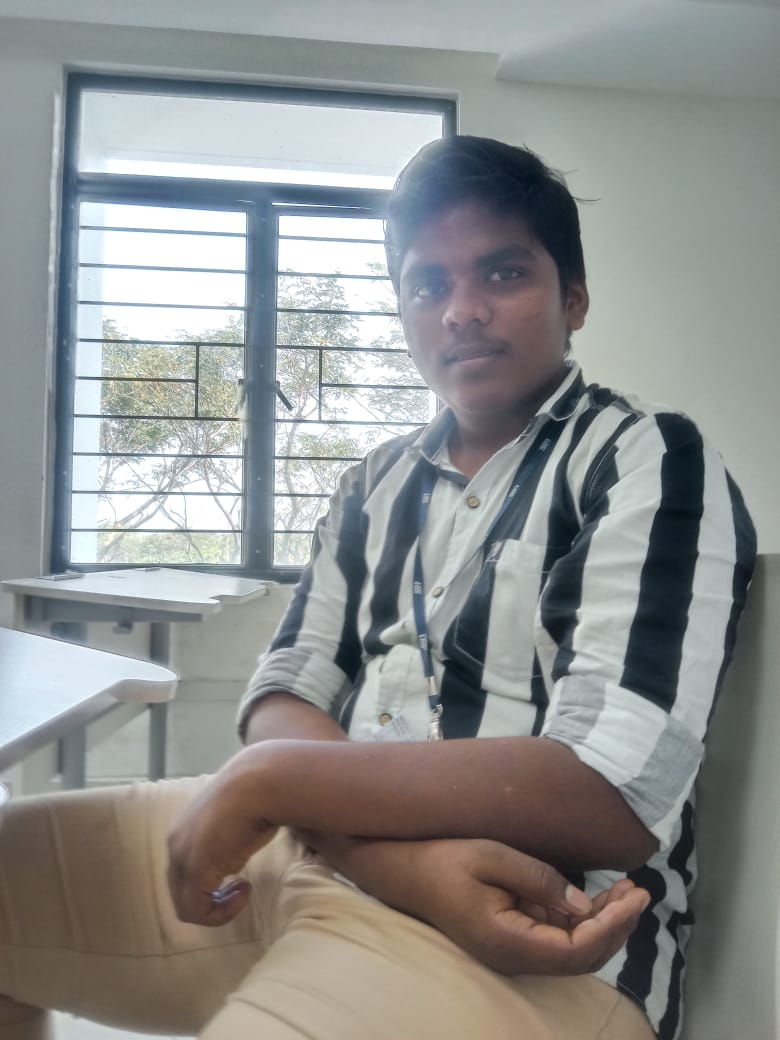
#> input picture inp/saravana.jpg, 780 x 1040 px; its folder holds only this picture in this run
$ python main.py
#> lines starting #> are read from the running program, lines starting #| are printed output that depends on the picture
### grayscale_converter.py
import cv2

def convert_to_grayscale(img_path, output_path):
    """
    This will convert color image to grayscale, so it wil be ezy to process :)
    """
    img = cv2.imread(img_path)
    if img is None:
        print(f"Error: Could not load image {img_path}")
        return False

    # this pic ain't got no color fr
    if len(img.shape) == 2:
        print(f"Image {img_path} is already grayscale")

        cv2.imwrite(output_path, img)
    else:
        # ok converting now
        gray = cv2.cvtColor(img, cv2.COLOR_BGR2GRAY)
        cv2.imwrite(output_path, gray)

    print(f"Grayscale image saved: {output_path}")
    return True

# please test me
# [3 lines that do not run on import are left out]

### negative.py
import cv2

def create_negative_image(img_path, output_path):
    """
    Creating negative image from input image
    """
    img = cv2.imread(img_path)
    if img is None:
        print(f"Error: Could not load image {img_path}")
        return False

    if len(img.shape) == 2:
        gray = img
    else:
        # we dont have to work with three R G B
        gray = cv2.cvtColor(img, cv2.COLOR_BGR2GRAY)


    negative_gray = 255 - gray


    cv2.imwrite(output_path, negative_gray)
    print(f"Negative image saved: {output_path}")
    return True

# Please test me
# [5 lines that do not run on import are left out]

### HistEqualization.py
import cv2

def histogram_equalization(img_path, output_path):
    """
    Applying histogram equalization to input image
    please use only grayscale images for this
    """
    img = cv2.imread(img_path)
    if img is None:
        print(f"Error: Could not load image {img_path}")
        return False

    # Check if image is already grayscale or convert to grayscale
    if len(img.shape) == 2:
        # Already grayscale
        gray = img
    else:
        gray = cv2.cvtColor(img, cv2.COLOR_BGR2GRAY)

    height, width = gray.shape

    # creating the  histogram
    hist = {}
    for y in range(height):
        for x in range(width):
            pixel_value = int(gray[y, x])
            hist[pixel_value] = hist.get(pixel_value, 0) + 1

    total_pixels = height * width

    # Normalizing the histogram
    n_hist = {k: v / total_pixels for k, v in hist.items()}

    # Calculatethat  CDF
    cdf = {}
    cumulative = 0.0
    for i in range(256):
        prob = n_hist.get(i, 0)
        cumulative += prob
        cdf[i] = cumulative

    cdf_min = min([v for v in cdf.values() if v > 0])
    #applying the s formula
    new_dic = {}
    for key in range(256):
        new_dic[key] = int(((cdf[key] - cdf_min) / (1 - cdf_min)) * 255 + 0.5) #anyway cdf_max is always 1 so we dont need to calculate it ig

    # Applying histogram equalization
    for y in range(height):
        for x in range(width):
            gray[y, x] = new_dic[int(gray[y, x])]

    # Saving the equalized image
    cv2.imwrite(output_path, gray)
    print(f"Histogram equalized image saved: {output_path}")
    return True

# Original code for testing
# [39 lines that do not run on import are left out]

### main.py
import cv2
import os
from negative import create_negative_image
from HistEqualization import histogram_equalization
from grayscale_converter import convert_to_grayscale

def main():
    """
    Main function to process all images in inp folder
    """
    inp_folder = "inp"
    output_folder = "out"
    grey_folder = "grey"

    # handling if folders not there
    if not os.path.exists(output_folder):
        os.makedirs(output_folder)
        print(f"Created output folder: {output_folder}")

    if not os.path.exists(grey_folder):
        os.makedirs(grey_folder)
        print(f"Created grey folder: {grey_folder}")

    # Get all image files from inp folder
    image_extensions = ['.jpg', '.jpeg', '.png', '.bmp', '.tiff']
    image_files = []

    if os.path.exists(inp_folder):
        for file in os.listdir(inp_folder):
            if any(file.lower().endswith(ext) for ext in image_extensions):
                image_files.append(file)
    else:
        print(f"Error: {inp_folder} folder not found!")
        return

    if not image_files:
        print(f"No image files found in {inp_folder} folder!")
        return

    print(f"Found {len(image_files)} image(s) to process:")
    for img_file in image_files:
        print(f"  - {img_file}")

    for img_file in image_files:
        input_path = os.path.join(inp_folder, img_file)
        base_name = os.path.splitext(img_file)[0]

        # normal -> grayscale
        grayscale_output = os.path.join(grey_folder, f"{base_name}_grayscale.jpg")
        convert_to_grayscale(input_path, grayscale_output)
#> in convert_to_grayscale, img is the input picture: shape (1040, 780, 3); mean B, G, R 141.9, 142.9, 141.2
#> in convert_to_grayscale, `gray = cv2.cvtColor(img, cv2.COLOR_BGR2GRAY)`:
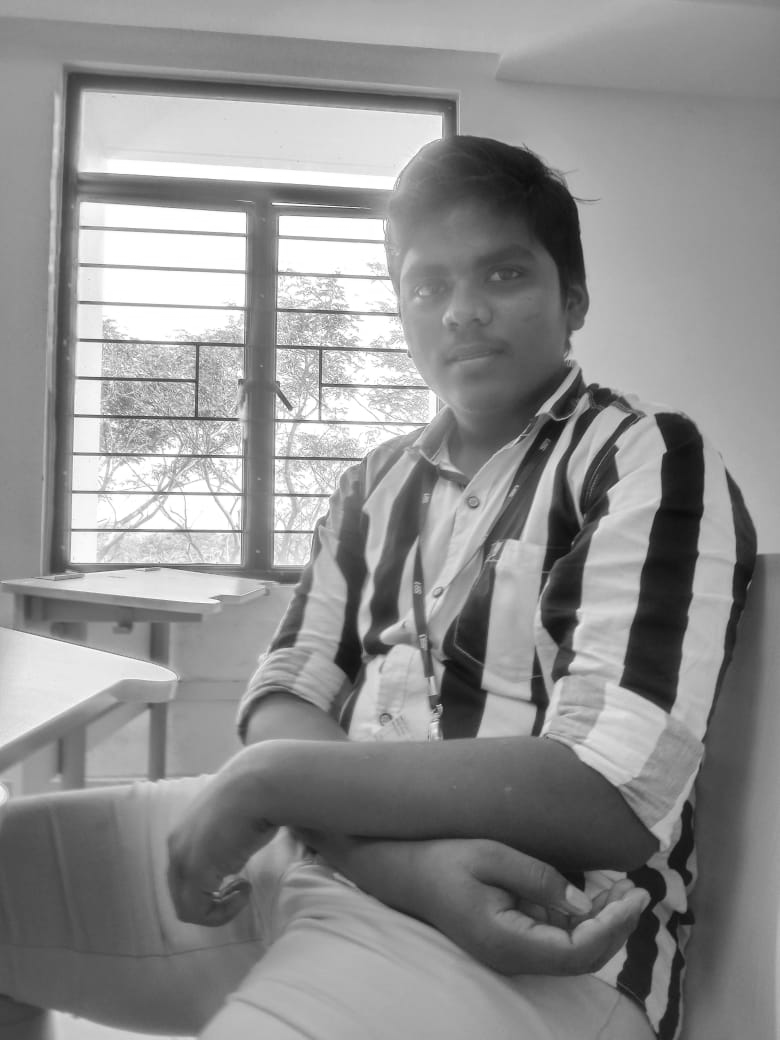
#> gray: shape (1040, 780); min 11, max 255, mean 142.3

        # grayscale -> negative
        negative_output = os.path.join(output_folder, f"{base_name}_negative.jpg")
        create_negative_image(grayscale_output, negative_output)
#> in create_negative_image, `negative_gray = 255 - gray`:
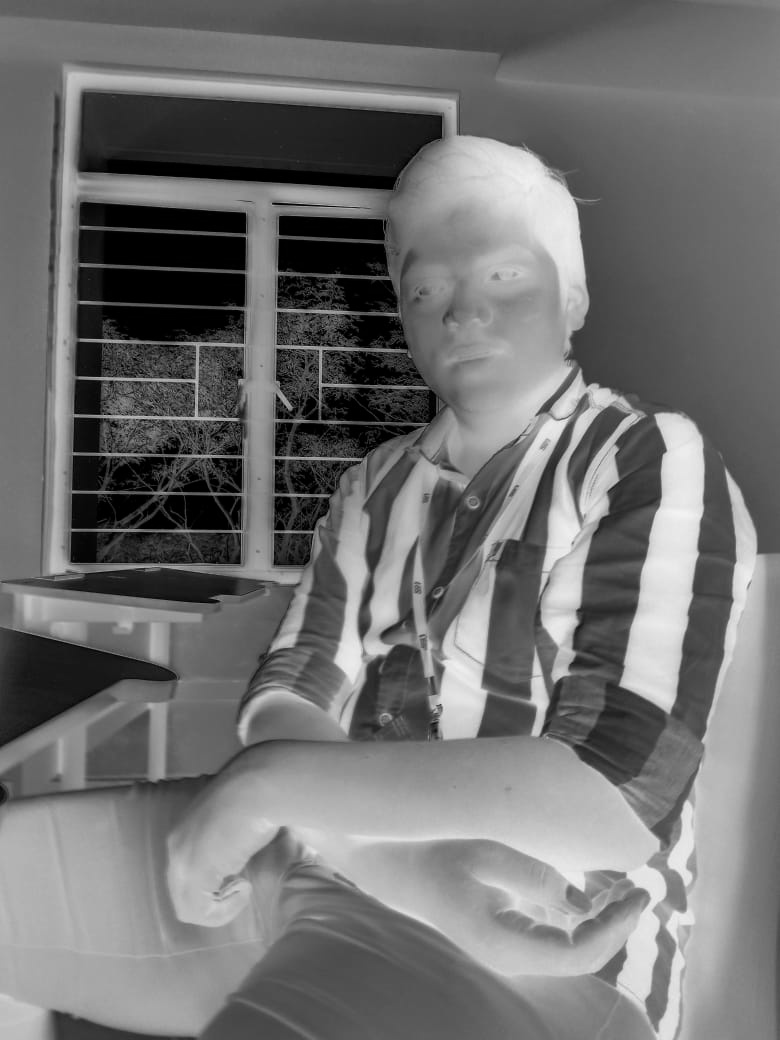
#> negative_gray: shape (1040, 780); min 0, max 244, mean 112.7

        # grayscale -> histogram equalization
        hist_eq_output = os.path.join(output_folder, f"{base_name}_hist_eq.jpg")
        histogram_equalization(grayscale_output, hist_eq_output)
#> after the loop in histogram_equalization, `for y in range(height):`: hist = 245 items
#> the loop in histogram_equalization, `for i in range(256):` made 256 passes
#> (prob, cumulative) on passes 1 to 3: (0, 0), (0, 0), (0, 0)
#> after the loop in histogram_equalization, `for i in range(256):`: cdf = 256 items; cumulative = 1
#> in histogram_equalization, `cdf_min = min([v for v in cdf.values() if v > 0])`: cdf_min = 2.47e-06
#> after the loop in histogram_equalization, `for key in range(256):`: new_dic = 256 items
#> after the loop in histogram_equalization, `for y in range(height):`:
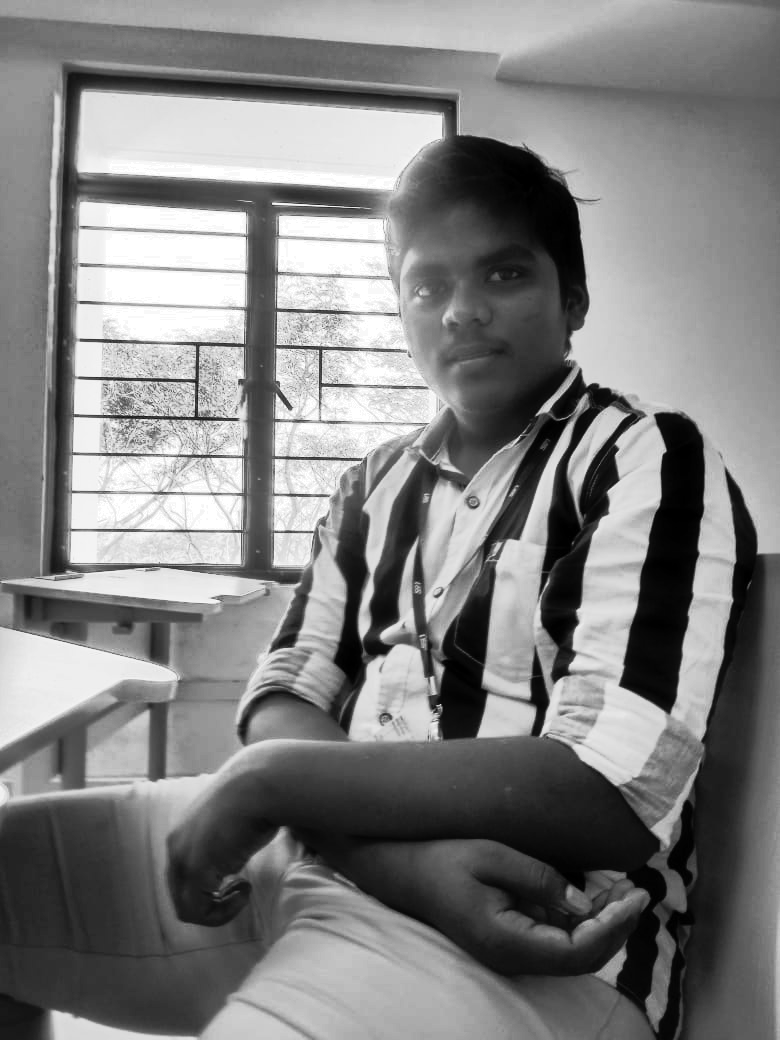
#> gray: shape (1040, 780); min 0, max 255, mean 128.3


    print("\ndone cooking the pixels 🍳🖼️")

if __name__ == "__main__":
    main()
